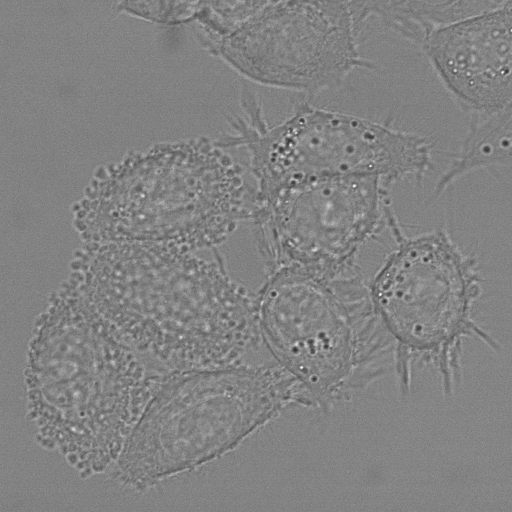
#> input picture Xiaocong_work/t000.tif, 512 x 512 px, found by its file name
$ jupyter execute 'one method for segment d2&3.ipynb'   (older library calls are emulated)
#> lines starting #> are read from the running program, lines starting #| are printed output that depends on the picture; after the words box and inside, x2 and y2 are one past the last pixel; in counts of white or black regions, pixels touching at a corner belong together
#> further down, image is the input picture: shape (512, 512); min 47, max 255, mean 130
[cell 1]
import cv2
import numpy as np
import matplotlib.pyplot as plt
from libtiff import TIFF

[cell 2]
def min_filter(image_I, N):
#> called with N = 85
    (height, width) = image_I.shape
#> height = 512; width = 512
    image_min_filter = np.zeros((height, width), dtype=np.uint8)
    init_neighbourhood = np.zeros((N,N))
    padding = N // 2
    init_neighbourhood[padding, padding] = 0
    imageI_p = cv2.copyMakeBorder(image_I, padding, padding, padding, padding, cv2.BORDER_CONSTANT, dst=None, value=255)
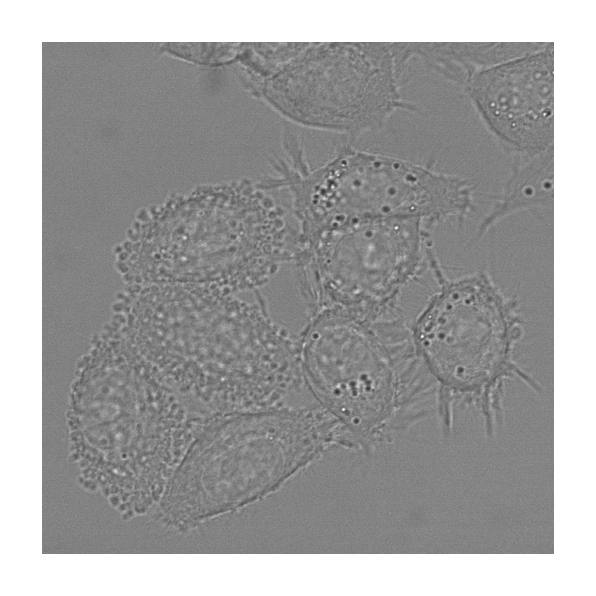
#> imageI_p: shape (596, 596); min 47, max 255, mean 162.8

    for h in range(padding, (padding+height)):
        for w in range(padding, (padding+width)):
            up = h - padding
            down = h + padding + 1
            left = w - padding
            right = w + padding + 1
            update_neighbourhood = imageI_p[up:down, left:right] + init_neighbourhood
            image_min_filter[h - padding][w - padding] = np.min(update_neighbourhood)
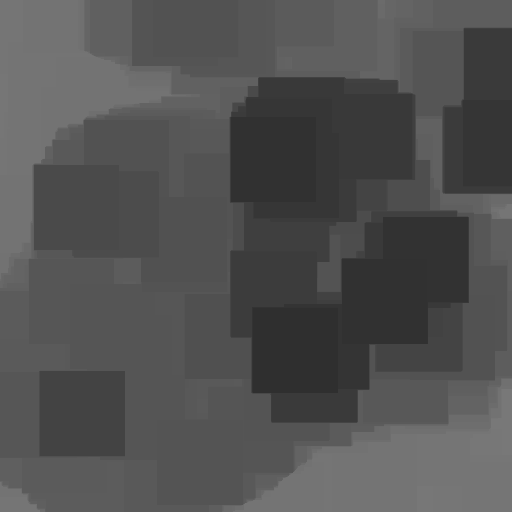
#> image_min_filter: shape (512, 512); min 47, max 120, mean 81.6
#     plt.imshow(image_min_filter, cmap=plt.cm.gray)
    return image_min_filter

[cell 3]
def max_filter(image_I, N):
#> called with N = 85
    (height, width) = image_I.shape
#> height = 512; width = 512
    image_max_filter = np.zeros((height, width), dtype=np.uint8)
    init_neighbourhood = np.zeros((N,N))
    padding = N // 2
    init_neighbourhood[padding, padding] = 0
    imageI_p = cv2.copyMakeBorder(image_I, padding, padding, padding, padding, cv2.BORDER_CONSTANT, dst=None, value=0)
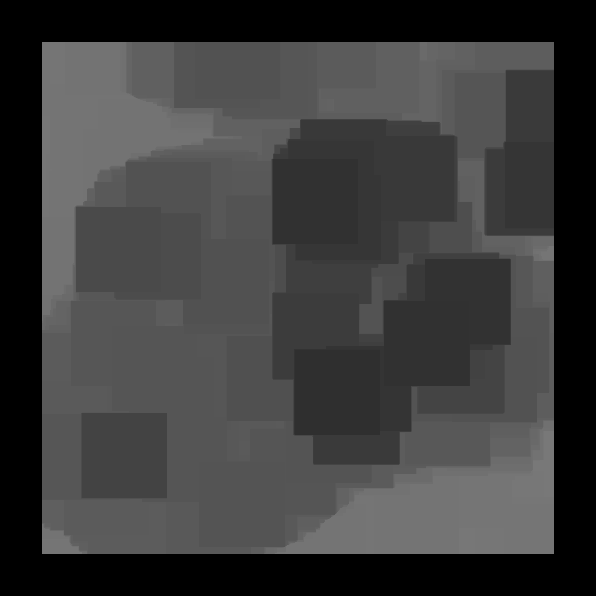
#> imageI_p: shape (596, 596); min 0, max 120, mean 60.3

    for h in range(padding, (padding+height)):
        for w in range(padding, (padding+width)):
            up = h - padding
            down = h + padding + 1
            left = w - padding
            right = w + padding + 1
            update_neighbourhood = imageI_p[up:down, left:right] + init_neighbourhood
            image_max_filter[h - padding][w - padding] = np.max(update_neighbourhood)
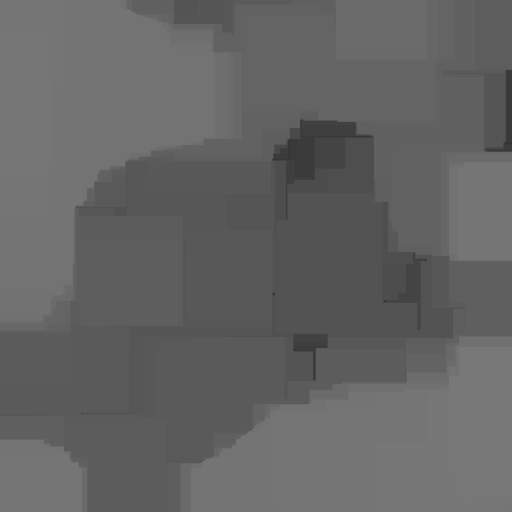
#> image_max_filter: shape (512, 512); min 47, max 120, mean 100.3
#     plt.imshow(image_max_filter, cmap=plt.cm.gray)
    return image_max_filter

[cell 4]
def subtraction(image_I,image_B):
    (height, width) = image_I.shape
#> height = 512; width = 512
    image_O = np.zeros((height, width), dtype=np.float32)
    image_I_float = image_I.astype('float32')
    image_B_float = image_B.astype('float32')
    for h in range(height):
        for w in range(width):
            image_O[h][w] =  image_I_float[h][w] - image_B_float[h][w]
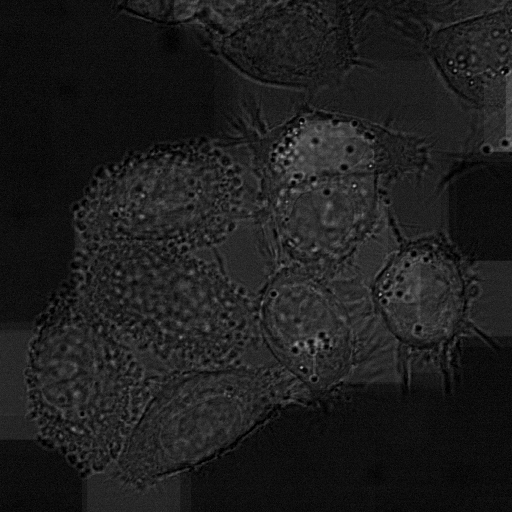
#> image_O: shape (512, 512) float32; min 0, max 186, mean 29.7
#             image_O[h][w] = cv.subtract(image_I_float[h][w], image_B_float[h][w])
    a = 0
    b = 255
    c = np.min(image_I)
#> c = 47
    d = np.max(image_I)
#> d = 255
    image_O = (image_O - c) * ((b - a) / (d - c)) + a
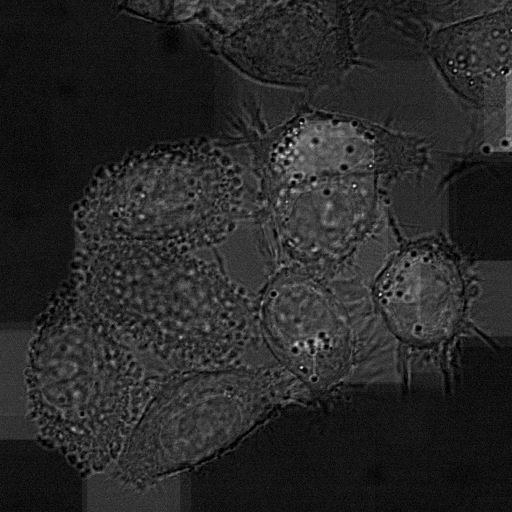
#> image_O: shape (512, 512) float32; min -57.62, max 170.4, mean -21.2; drawn with min black and max white
#     plt.imshow(image_O, cmap=plt.cm.gray)
    return image_O

[cell 5]
# for dataset 2 and 3
image = cv2.imread("t000.tif",0)
plt.imshow(image,'gray')

[cell 6]
N = 85
image_min_filter = min_filter(image, N)
image_max_filter = max_filter(image_min_filter,N)
image_O = subtraction(image,image_max_filter)

[cell 7]
IMG_OUT = cv2.cvtColor(image_O.astype('uint8'), cv2.COLOR_GRAY2RGB)
plt.imshow(IMG_OUT,'gray')

[cell 8]
gray_image = cv2.cvtColor(IMG_OUT,cv2.COLOR_BGR2GRAY)
plt.imshow(gray_image,'gray')

[cell 9]
blurred = cv2.GaussianBlur(gray_image, (7,7),0)
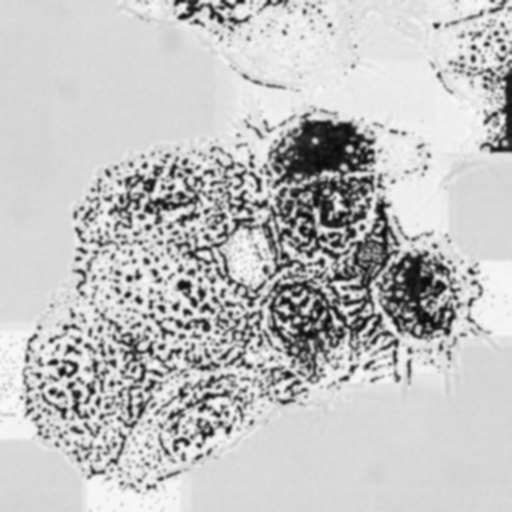
#> blurred: shape (512, 512); min 8, max 249, mean 192.7
plt.imshow(blurred,'gray')

[cell 10]
(_, thresh) = cv2.threshold(blurred,65, 255, cv2.THRESH_BINARY)
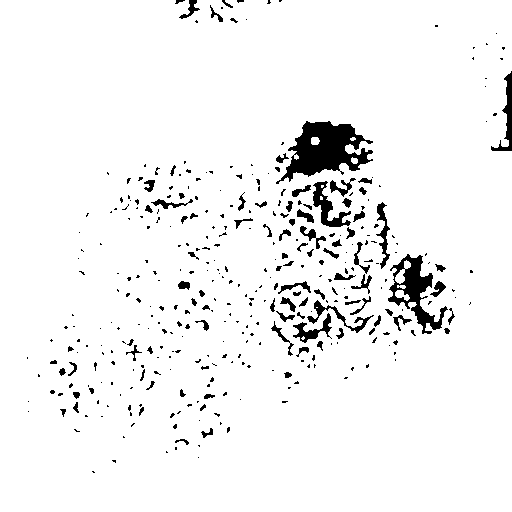
#> thresh: shape (512, 512); 94.9% white; 373 black regions (277 under 20 px), largest, box (x1, y1, x2, y2) and area: (276, 121, 373, 184) 3030, (388, 254, 448, 334) 1600, (313, 181, 351, 227) 625
plt.imshow(thresh,'gray')

[cell 11]
kernel = cv2.getStructuringElement(cv2.MORPH_RECT, (3, 3))
closed = cv2.morphologyEx(thresh, cv2.MORPH_CLOSE, kernel)
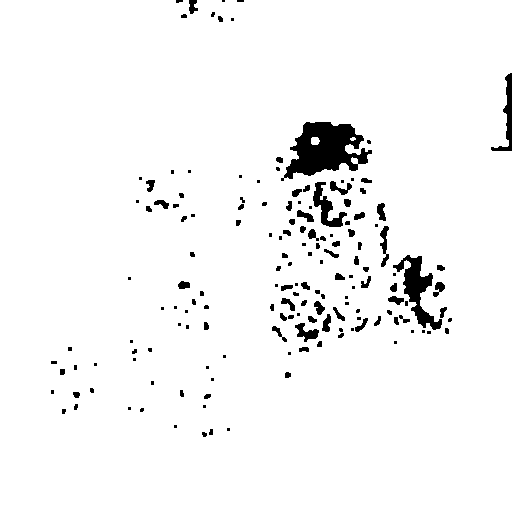
#> closed: shape (512, 512); 96.2% white; 161 black regions (78 under 20 px)
plt.imshow(closed,'gray')

[cell 12]
# [6 lines of commented-out code are left out]

[cell 13]
(_, cnts, _) = cv2.findContours(closed.copy(),cv2.RETR_EXTERNAL,cv2.CHAIN_APPROX_SIMPLE)
#> cnts = 1 contour; box (x1, y1, x2, y2) and area: (0, 0, 512, 512) 260474
c = sorted(cnts, key=cv2.contourArea, reverse=True)
#> c has the same summary as cnts
draw_img = IMG_OUT.copy()
for i in range(len(c)):
    rect = cv2.minAreaRect(c[i])
    box = np.int0(cv2.boxPoints(rect))
    draw_img = cv2.drawContours(draw_img, [box], -1, (0, 0, 255),2)
#> this loop made 1 pass
#> (rect, box) on pass 1: (((255.5, 255.5), (511, 511), -90), [[511, 511], [0, 511], [0, 0], [511, 0]])
#> pass 1, `draw_img = cv2.drawContours(draw_img, [box], -1, (0, 0, 255),2)`:
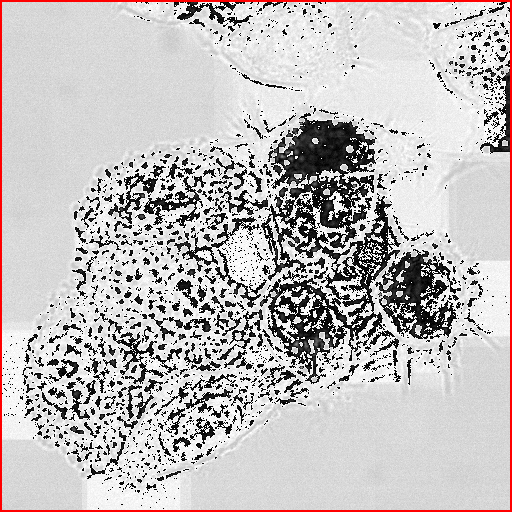
#> draw_img: shape (512, 512, 3); mean B, G, R 189.5, 189.5, 193.4

plt.imshow(draw_img,'gray')
